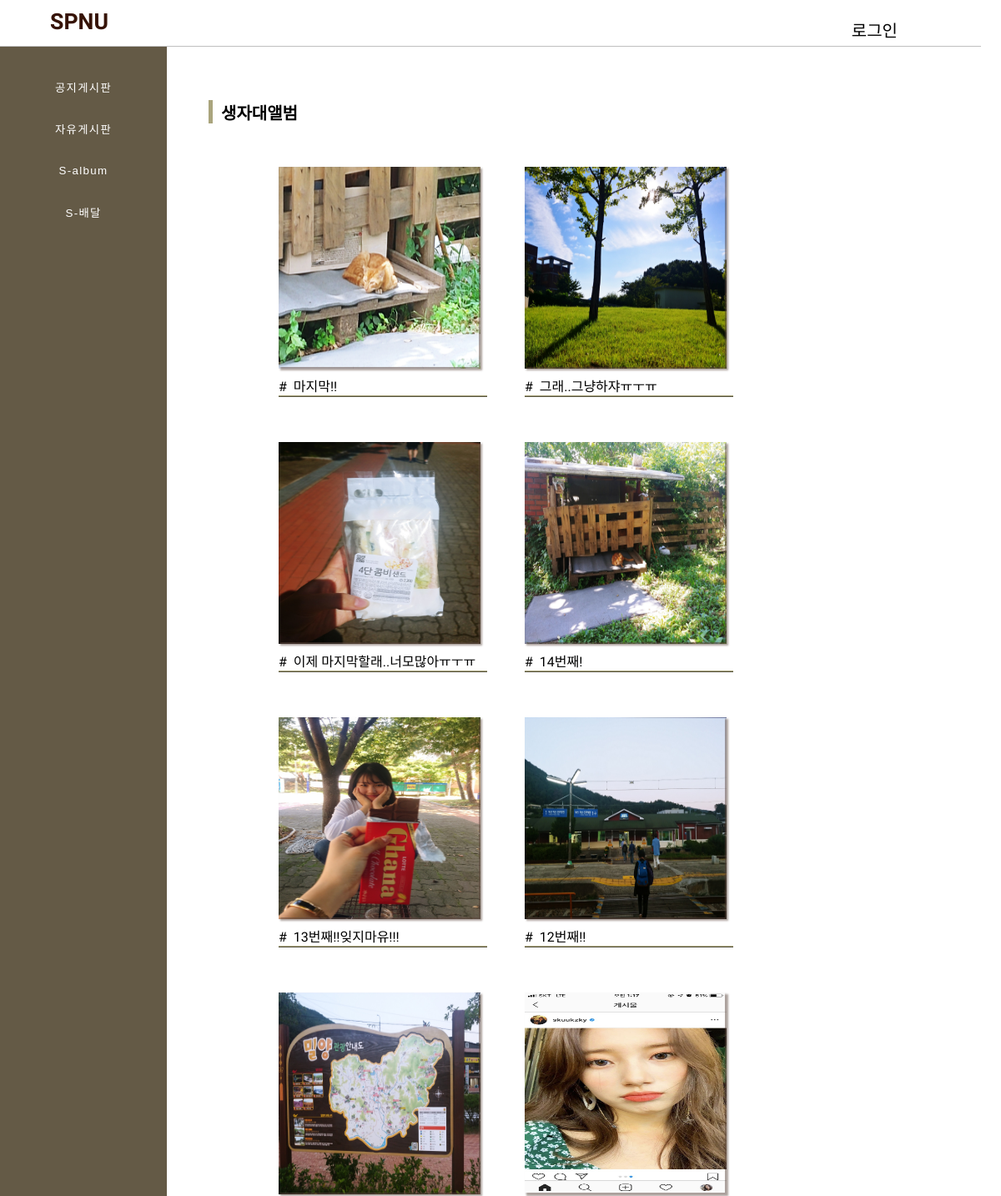
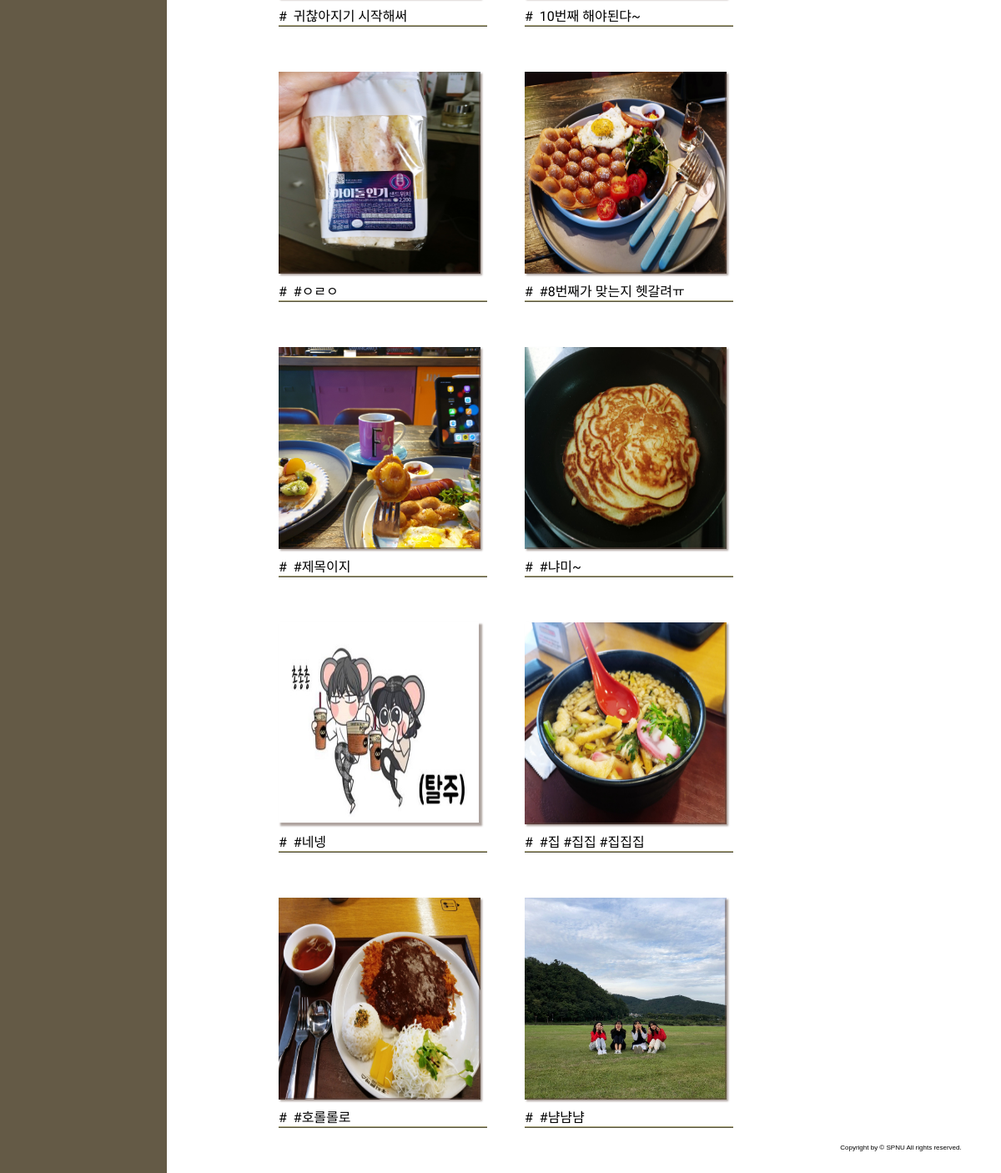
The page /image/ on the database its author committed (2 pictures, top to bottom).
### imageboard/models.py (models this page shows, shortened)
class ImageBoard(models.Model):
    title = models.CharField(max_length = 50)
    author = models.ForeignKey(settings.AUTH_USER_MODEL , default=1, on_delete = models.CASCADE)
    image = models.ImageField(upload_to='imageboard/')
    desc = models.TextField(blank=True)
    created_date = models.DateField(auto_now_add=True)
    hits =  models.PositiveIntegerField(default = 0) #조회수
    likes = models.ManyToManyField(settings.AUTH_USER_MODEL, blank=True ,related_name='post_likes')

### imageboard/views.py (the view)
# urls.py: path('image/', image , name='image'),
def image(request):
    image = ImageBoard.objects.all().order_by('-id')
    return render(request, 'image.html' , {'images' : image })

### imageboard/templates/image.html (shortened to what this page needs)
{% extends 'base.html' %}
{% block contents %}
{% load staticfiles %}
<div class="PageName">
    생자대앨범
</div>
<div class="photo-content">
    {% for image in images %}
    <div id="{{forloop.counter}}" class ="helloimage" >
    <div class="imageContents">
        <div class="photoSpace1">
            <img class="image-photo" src="{{image.image.url}}">
        </div>
        <div class="image-title">&#35;&nbsp;&nbsp;{{image.title}}</div>
    </div>
    </div>
    {% endfor %}
</div>
{% endblock contents %}

### main/templates/base.html (shortened to what this page needs)
<!DOCTYPE html>
<html lang="en">
<head>
    {% load staticfiles %}
    <link rel="stylesheet" href="{% static 'css/test1.css' %}" type="text/css">
    <link rel="stylesheet" href="{% static 'css/delivery.css' %}" type="text/css">
    <link rel="stylesheet" href="{% static 'css/image.css' %}" type="text/css">
</head>
<body>
    <header>
        <a href = "{% url 'index' %}"><div class="Logo">SPNU</div></a>
    {% if user.is_authenticated %}
        <div class="Login">
            <a class="Login-In" href="{% url 'logout' %}">로그아웃</a>
    {%else%}
            <a class="Login-Out" href="{% url 'login' %}">로그인</a>
    {%endif%}
        <div class="UserMail">{{user.email}}</div>
    </header>
    <nav>
        <div class="nav-content">
            <div class="nav-icon"><a href="{% url 'notice' %}">공지게시판</a></div>
            <div class="nav-icon"><a href="{% url 'free' %}">자유게시판</a></div>
            <div class="nav-icon"><a href="{% url 'image' %}">S-album</a></div>
            <div class="nav-icon"><a href="{% url 'delivery' %}">S-배달</a></div>
        </div>
    </nav>
    <div class="content">
        <div class="PageContent">
            {% block contents %}{% endblock %}
        </div>
    </div>
    <footer>Copyright by © SPNU All rights reserved.</footer>
</body>
</html>

### main/static/css/test1.css (style rules this page uses)
body { font-family: 'Noto Sans KR', sans-serif; background-color : white; margin : 0; }
header { width : 98%; height : 35px; background-color : white; border-bottom: 1px rgb(192, 192, 192) solid; position : fixed; top : 0; z-index: 3; padding-top : 10px; padding-bottom : 10px; }
.Logo { width : 150px; height : 35px; margin : 0 auto; float : left; margin-left : 60px; padding-top : 0px; padding-bottom : 4px; position : fixed; z-index: 2; font-size : 20pt; font-weight: 700; color : rgb(54, 19, 6); font-family: 'Titillium Web', sans-serif; }
.UserMail { width : 200px; height : 100%; float :right; text-align: right; padding-top : 9px; font-size: 14pt; font-family: 'East Sea Dokdo', cursive; margin-right : 10px; }
.Login-In, .Login-Out { width : 70px; float : right; text-align : right; margin-top : 11px; font-size : 15pt; margin-right : 100px; text-decoration: none; color : black; font-family: 'East Sea Dokdo', cursive; }
nav { width : 200px; height : 100%; background-color : rgb(100,90,70); position : fixed; top : 0px; left : 0px; text-align: center; z-index: 1; }
.nav-content { width : 100%; height : 100%; top : 35px; left : 0; padding-top : 45px; text-decoration: none; }
.nav>a , .Logo>a, header>a { text-decoration: none; }
.nav-icon { width : 90%; height : 40px; text-align : center; margin : 10px auto; letter-spacing: 1pt; }
.nav-icon>a { text-decoration: none; font-weight: 400; font-size : 10pt; color : white; font-family: 'Noto Sans KR', sans-serif; }
.content { width : 70%; height : 100%; top : 35px; margin-right : 100px; margin-left : 200px; margin-top : 10px; margin-bottom : 40px; padding-left : 50px; padding-bottom : 50px; }
.PageName { width : 40%; height : 28px; border-left : 5px solid rgb(170,165,125); padding-left : 10px; margin-bottom : 12px; font-size : 15pt; font-weight: 800; }
.PageContent { width : 100%; margin-top : 120px; height : 460px; }
footer { width : 100%; height : 35px; position : fixed; bottom : 0px; margin-left : 200px; display :block; z-index: 3; background-color: white; }
.photo-content { width : 100%; height : 530px; padding-top : 40px; }
footer { display: block; text-align: center; font-size: 0.5em; margin-left: 40%; }

### imageboard/static/css/image.css (style rules this page uses)
.photo-content { margin : 0 0 0 10%; }
.imageContents { width : 250px; height : 250px; display : block; margin-right : 45px; margin-bottom: 80px; float : left; }
.image-title { margin-top : 10px; border-bottom: 2px ridge rgb(170,165,125); font-family: 'Stylish', sans-serif; }
.photoSpace1 { width : 240px; height : 240px; box-shadow : 3px 3px 2px 1px rgba(94, 73, 64, 0.5); margin-bottom : 3px; }
.image-photo { width : 242px; height : 242px; position : absolute; z-index : -2; }

### rows shown on the page
ImageBoard: image (picture), title "마지막!!"
ImageBoard: image (picture), title "그래..그냥하쟈ㅠㅜㅠ"
ImageBoard: image (picture), title "이제 마지막할래..너모많아ㅠㅜㅠ"
ImageBoard: image (picture), title "14번째!"
ImageBoard: image (picture), title "13번째!!잊지마유!!!"
ImageBoard: image (picture), title "12번째!!"
ImageBoard: image (picture), title "귀찮아지기 시작해써"
ImageBoard: image (picture), title "10번째 해야된댜~"
ImageBoard: image (picture), title "#ㅇㄹㅇ"
ImageBoard: image (picture), title "#8번째가 맞는지 헷갈려ㅠ"
ImageBoard: image (picture), title "#제목이지"
ImageBoard: image (picture), title "#냐미~"
ImageBoard: image (picture), title "#네넹"
ImageBoard: image (picture), title "#집 #집집 #집집집"
ImageBoard: image (picture), title "#호롤롤로"
ImageBoard: image (picture), title "#냠냠냠"
